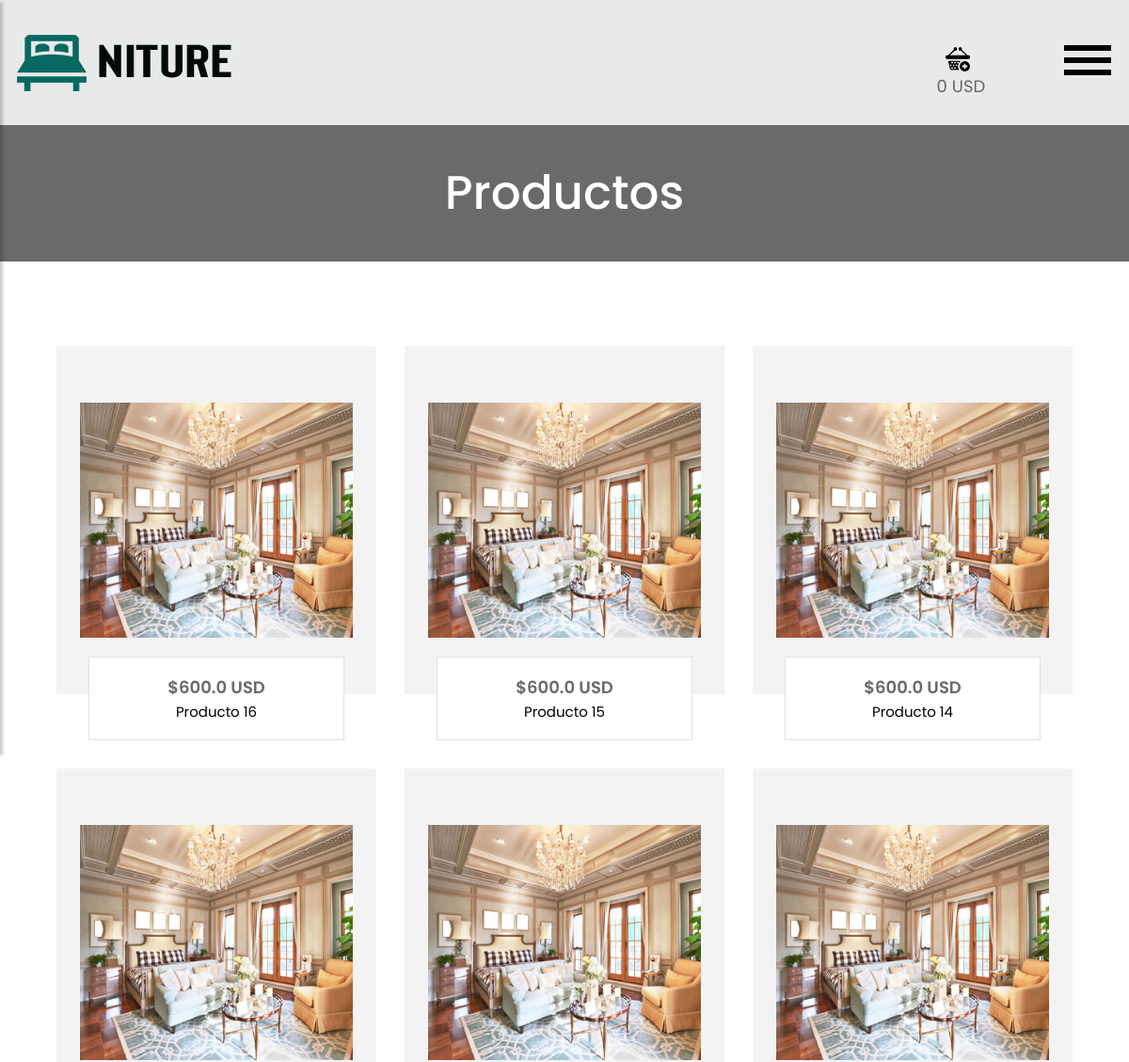
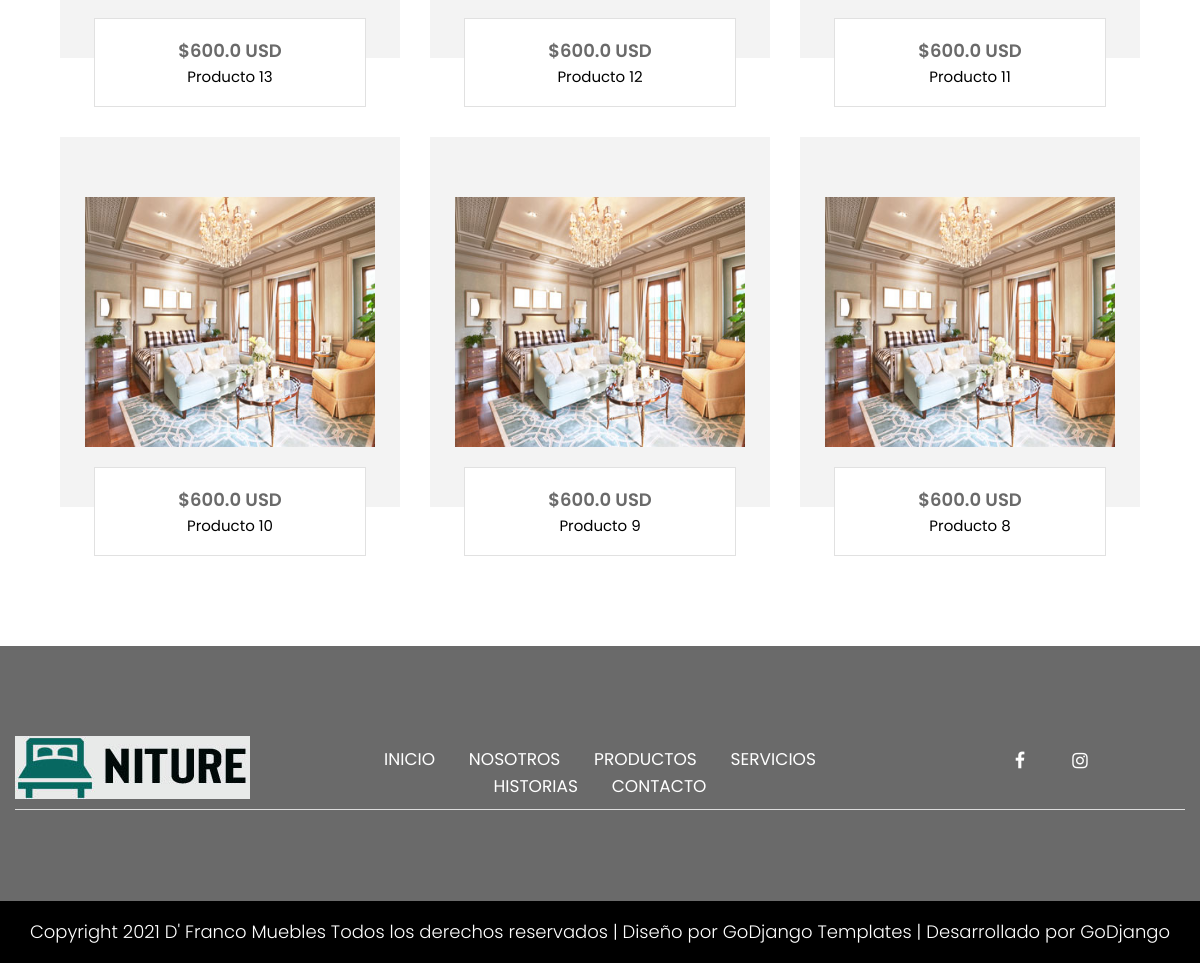
/productos/, run on the app's committed database (2 pictures, top to bottom).
### principal/models.py (models this page shows, shortened)
class Configuracion(models.Model):
    nombre = models.CharField(max_length=255, verbose_name='Nombre del negocio')
    logo = models.ImageField(upload_to='cfg/')
    paypal = models.CharField(max_length=255, default='ARPyFdnp1H1PssVANyVuDHoRWm7MA3jwMROIjX.R.Wt43uCIYZ17LIpr')
    moneda = models.CharField(max_length=255, verbose_name='Moneda que se utilizará en la plataforma')
    porciento = models.FloatField(default=0, verbose_name='Porcentaje de comisión', help_text='Porciento extra que se le agrega al precio de cada producto')
    desc = models.TextField(verbose_name='Breve descripción de la empresa')
    color = ColorField(default='#FF0000')
    color2 = ColorField(default='#FF0000')
    instagram = models.CharField(max_length=255, verbose_name='Enlace a Instagram', help_text='Opcional', blank=True)
    facebook = models.CharField(max_length=255, verbose_name='Enlace a Facebook', help_text='Opcional', blank=True)
    telegram = models.CharField(max_length=255, verbose_name='Contacto de Telegram', help_text='Opcional', blank=True)
    whatsapp = models.CharField(max_length=255, verbose_name='Contacto de WhatsApp', help_text='Opcional', blank=True)
    class Meta:
        verbose_name_plural = '01 - Configuraciones'
        verbose_name = 'Configuración'

class Product(models.Model):
    TIPO_CHOICES = (
        ('Servicio', 'Servicio'),
        ('Producto', 'Producto'),
    )
    clasificacion = models.ForeignKey(Tipo, on_delete=models.CASCADE, verbose_name='Clasificación', null=True)
    tipo = models.CharField(choices=TIPO_CHOICES, max_length=255)
    image = models.ImageField(upload_to='productos y servicios/', verbose_name='Imagen')
    name = models.CharField(max_length=255, verbose_name='Nombre')
    price = models.FloatField(default=0, verbose_name='Precio', help_text='Opcional')
    contenido = RichTextField()
    visible = models.BooleanField(default=True)
    visitas = models.IntegerField(default=0)
    compras = models.IntegerField(default=0)
    calculado = models.BooleanField(default=False)
    __precio = None
    def __init__(self, *args, **kwargs):
        super(Product, self).__init__(*args, **kwargs)
        self.__precio = self.price
    class Meta:
        verbose_name_plural = '03 - Productos y servicios'
        verbose_name = 'Producto o servicio'
        ordering = ['tipo', 'id']

### principal/views.py (the view)
# urls.py: path('productos/', productos, name='productos'),
def productos(request):
    if not request.session.get(CART_SESSION_ID):
        request.session[CART_SESSION_ID] = {}
    total = 0
    for value in request.session[CART_SESSION_ID]:
        total = total + float(request.session[CART_SESSION_ID][value]['price'])*float(request.session[CART_SESSION_ID][value]['quantity'])
    cfg = Configuracion.objects.all()[0]
    muebles = Product.objects.filter(tipo='Producto', visible=True).order_by('-id')
    page = request.GET.get('page', 1)
    paginator = Paginator(muebles, 9)
    try:
        productos = paginator.page(page)
    except PageNotAnInteger:
        productos = paginator.page(1)
    except EmptyPage:
        productos = paginator.page(paginator.num_pages)
    page_list = productos.paginator.page_range
    return render(request, 'product.html', {'cfg':cfg, 'productos':productos, 'page_list':page_list, 'total':total})

### templates/product.html (shortened to what this page needs)
{% extends 'base.html' %}
{% block clases-body %}class="main-layout"{% endblock %}
{% block contenido %}
    <div class="contactus">
        <div class="container-fluid">
            <div class="row">
                <div class="col-md-8 offset-md-2">
                    <div class="title">
                        <h2>Productos</h2>
                    </div>
                </div>
            </div>
        </div>
    </div>
    <div class="ourproduct">
        <div class="container">
            <div class="row product_style_3" id="abdel">
                {% for item in productos %}
                        <div class="col-xl-4 col-lg-4 col-md-6 col-sm-12">
                            <div class="full product">
                                <div class="product_img">
                                    <div class="center"> <img src="/media/{{ item.image }}" alt="#"/>
                                    </div>
                                </div>
                            <a href="{% url 'producto_detail' item.id %}">
                                <div class="product_detail text_align_center">
                                    {% if item.price and item.price > 0 %}
                                        <p class="product_price">${{ item.price }} {{ cfg.moneda }} {% comment %}<span class="old_price">$679.89</span>{% endcomment %}</p>
                                    {% endif %}
                                    <p class="product_descr">{{ item.name }}</p>
                                </div>
                            </a>
                            </div>
                        </div>
                {% endfor %}
            </div>
        </div>
    </div>
{% endblock %}

### templates/base.html (shortened to what this page needs)
{% load static %}
<!DOCTYPE html>
<html lang="es">
<head>
    <link rel="stylesheet" href="{% static 'principal/css/bootstrap.min.css' %}">
    <link rel="stylesheet" href="{% static 'principal/css/style.css' %}">
    <link rel="stylesheet" href="{% static 'principal/css/responsive.css' %}">
    <link rel="stylesheet" href="{% static 'principal/css/jquery.mCustomScrollbar.min.css' %}">
    <link rel="stylesheet" href="https://netdna.bootstrapcdn.com/font-awesome/4.0.3/css/font-awesome.css">
    <link rel="stylesheet" href="https://cdnjs.cloudflare.com/ajax/libs/fancybox/2.1.5/jquery.fancybox.min.css" media="screen">
    <link rel="stylesheet" href="{% static 'principal/css/custom.css' %}">
    <link rel="stylesheet" type="text/css" href="{% static 'principal/css/css tabla/fonts/font-awesome-4.7.0/css/font-awesome.min.css' %}">
</head>
<body {% block clases-body %}{% endblock %}>
        <div class="wrapper">
            <div id="content">
                <header>
                    <div class="header">
                        <div class="container-fluid">
                            <div class="row">
                                <div class="col-lg-3 logo_section">
                                    <div class="full">
                                        <div class="center-desk">
                                            <div class="logo">
                                                <a href="{% url 'index' %}"><img src="/media/{{ cfg.logo }}" alt="#"></a>
                                            </div>
                                        </div>
                                    </div>
                                </div>
                                <div class="col-lg-9">
                                    <div class="right_header_info">
                                        <ul>
                                            <li>
                                                <a href="{% url 'cart_detail' %}"><img style="margin-right: 15px;" src="{% static 'principal/icon/3.png' %}" alt="#" /></a>
                                                <span id="carrito_amount"><span id="total_ajax">{{ total }}</span> {{ cfg.moneda }}</span>
                                            </li>
                                            <li>
                                                <button type="button" id="sidebarCollapse">
                                                    <img src="{% static 'principal/images/menu_icon.png' %}" alt="#" />
                                                </button>
                                            </li>
                                        </ul>
                                    </div>
                                </div>
                            </div>
                        </div>
                    </div>
                </header>
                {% block contenido %}{% endblock %}
                <footer>
                    <div class="footer">
                        <div class="container-fluid">
                            <div class="border1">
                                <div class="row">
                                    <div class="col-xl-3 col-lg-3 col-md-3 col-sm-12">
                                        <img alt="#" class="logo1" src="/media/{{ cfg.logo }}" />
                                    </div>
                                    <div class="col-xl-6 col-lg-6 col-md-6 col-sm-12">
                                        <ul class="lik">
                                            <li> <a href="{% url 'index' %}">Inicio</a></li>
                                            <li> <a href="{% url 'nosotros' %}">Nosotros</a></li>
                                            <li> <a href="{% url 'productos' %}">Productos</a></li>
                                            <li> <a href="{% url 'servicios' %}">Servicios</a></li>
                                            <li> <a href="{% url 'blog' %}">Historias</a></li>
                                            <li> <a href="{% url 'contacto' %}">Contacto</a></li>
                                        </ul>
                                    </div>
                                    <div class="col-xl-3 col-lg-3 col-md-3 col-sm-12">
                                        <ul class="sociel">
                                            {% if cfg.facebook %}
                                                <li> <a style="color: white !important" href="//{{ cfg.facebook }}"><i class="fa fa-facebook-f"></i></a></li>
                                            {% endif %}
                                            {% if cfg.instagram %}
                                                <li> <a style="color: white !important" href="//{{ cfg.instagram }}"><i class="fa fa-instagram"></i></a></li>
                                            {% endif %}
                                        </ul>
                                    </div>
                                </div>
                            </div>
                        </div>
                        <div class="container">
                            <div class="row">
                                <div class="col-md-12">
                                </div>
                            </div>
                        </div>
                        <div class="copyright">
                            <p>Copyright 2021 {{ cfg.nombre }} Todos los derechos reservados | Diseño por <a style="color: white !important" href="https://html.design/">GoDjango Templates</a> | Desarrollado por GoDjango</p>
                        </div>
                 </div>
                </footer>
        </div>
    </div>
    </body>
</html>

### principal/static/principal/css/style.css (style rules this page uses)
* { box-sizing: border-box !important; }
html { scroll-behavior: smooth; }
body { color: #666666; font-size: 14px; font-family: 'poppins', sans-serif; line-height: 1.80857; font-weight: normal; overflow-x: hidden; }
a { color: #1f1f1f; text-decoration: none !important; outline: none !important; -webkit-transition: all .3s ease-in-out; -moz-transition: all .3s ease-in-out; -ms-transition: all .3s ease-in-out; -o-transition: all .3s ease-in-out; transition: all .3s ease-in-out; }
h1, h2, h3, h4, h5, h6 { letter-spacing: 0; font-weight: normal; position: relative; padding: 0 0 10px 0; font-weight: normal; line-height: normal; color: #111111; margin: 0 }
h2 { font-size: 22px }
*, *::after, *::before { -webkit-box-sizing: border-box; -moz-box-sizing: border-box; box-sizing: border-box; }
ul, li, ol { margin: 0px; padding: 0px; list-style: none; }
p { margin: 0px; font-weight: 300; font-size: 15px; line-height: 24px; }
a { color: #222222; text-decoration: none; outline: none !important; }
a, .btn { text-decoration: none !important; outline: none !important; -webkit-transition: all .3s ease-in-out; -moz-transition: all .3s ease-in-out; -ms-transition: all .3s ease-in-out; -o-transition: all .3s ease-in-out; transition: all .3s ease-in-out; }
img { max-width: 100%; height: auto; }
button { border: 0; margin: 0; padding: 0; cursor: pointer; }
.full { float: left; width: 100%; }
.full { width: 100%; float: left; margin: 0; padding: 0; }
.text_align_center { text-align: center; }
.logo_section { text-align: center; }
.logo { float: left; }
.right_header_info { width: 100%; float: left; padding: 8px 0 0; }
.right_header_info ul { list-style: none; padding: 0; margin: 0; float: right; }
.right_header_info ul li { display: inline; font-size: 18px; margin-left: 20px; }
.right_header_info ul li a { color: #fff; font-weight: 300; }
.center { display: flex; justify-content: center; }
.right_header_info ul li { position: relative; }
.header { background: #e8e9e9; padding: 35px 0px; }
.logo a { font-size: 40px; font-weight: bold; text-transform: uppercase; color: #fff; line-height: 40px; }
.title { text-align:center; padding-bottom: 60px; }
.title h2 { font-size: 50px; line-height: 45px; color: #25f7e6; font-weight: normal; margin-bottom: 0px; padding-bottom: 0px; }
.footer { background: #01312e; padding-top: 90px; }
ul.sociel { display: flex; flex-wrap: wrap; justify-content:center; margin: 0 auto; }
ul.sociel li { display: inline-block; padding:0px 10px; }
ul.sociel li a { color: #fff; width: 40px; height: 40px; float: left; text-align: center; line-height: 50px; border-radius: 100%; font-size: 18px; }
ul.lik { text-align: center; margin-top: 10px; }
ul.lik li { display: inline-block; }
ul.lik li a { color: #fff; font-size: 17px; line-height: 27px; padding: 0px 15px; text-transform: uppercase; }
.logo1 { margin-bottom: 10px; }
.border1 { border-bottom: #ddd solid 1px; }
.copyright { background-color: #023f3b; padding: 20px 0px; margin-top: 90px; }
.copyright p { color: #fff; font-size: 18px; line-height: 22px; text-align: center; }
.copyright a { color: #fff; }
.contactus .title h2 { font-weight: bold; color: #fff; font-weight: 500; }
.contactus { background-color: #01312e; padding: 50px 0px; }
.contactus .title { padding-bottom: 0px; text-align: center; }
.product { padding: 0 0 30px; }
.product_style_3 .product_img { float: left; width: 100%; min-height: 370px; padding: 25px; position: relative; background: #f3f3f3; display: flex; align-items: center; }
.center { width: 100%; display: flex; justify-content: center; }
.product_style_3 .product_detail { background: #fff; border: solid #e1e1e1 1px; width: 80%; margin: -40px 10% 0; position: relative; }
.product_detail { float: left; width: 100%; padding: 20px 5px; }
.product_style_3 .product_img .center img { height: 250px; }
.product_price { font-size: 18px; font-weight: 600; color: #0fbbad; margin: 0; }
.product_style_3 .product_descr { margin: 5px 0 0; padding: 0 10px; line-height: 18px; color: #000; font-weight: 400; }
.product_style_3 { margin: 90px 0px 60px 0px; }
#sidebarCollapse { background: transparent; padding: 0; border: none; }
#content { width: 100%; min-height: auto; transition: all 0.3s; position: relative; top: 0; right: 0; }

### principal/static/principal/css/custom.css (style rules this page uses)
#carrito_amount { position: relative; right: 55px; top: 30px; }
span { -webkit-user-select: none; -moz-user-select: none; -ms-user-select: none; }

### data on the page
Configuracion: logo (picture), moneda "USD", nombre "D' Franco Muebles"
Product: image (picture), price "600.0", name "Producto 16"
Product: image (picture), price "600.0", name "Producto 15"
Product: image (picture), price "600.0", name "Producto 14"
Product: image (picture), price "600.0", name "Producto 13"
Product: image (picture), price "600.0", name "Producto 12"
Product: image (picture), price "600.0", name "Producto 11"
Product: image (picture), price "600.0", name "Producto 10"
Product: image (picture), price "600.0", name "Producto 9"
Product: image (picture), price "600.0", name "Producto 8"

### other printed values
{{ total }} "0"
